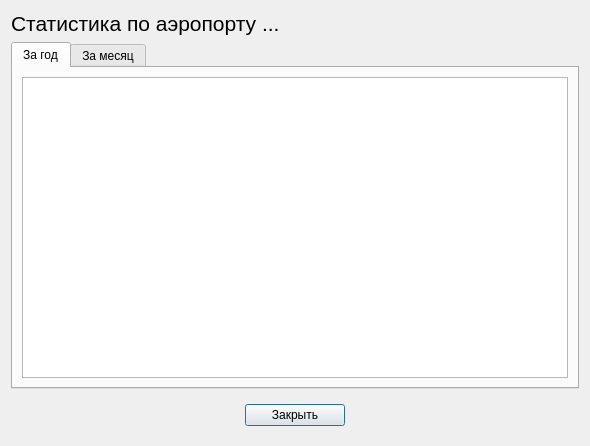
<?xml version="1.0" encoding="UTF-8"?>
<ui version="4.0">
 <class>StatisticDialog</class>
 <widget class="QDialog" name="StatisticDialog">
  <property name="geometry">
   <rect>
    <x>0</x>
    <y>0</y>
    <width>590</width>
    <height>446</height>
   </rect>
  </property>
  <property name="windowTitle">
   <string>Инспектор аэропортов</string>
  </property>
  <layout class="QVBoxLayout" name="verticalLayout">
   <item>
    <widget class="QLabel" name="lb_header">
     <property name="font">
      <font>
       <pointsize>16</pointsize>
      </font>
     </property>
     <property name="text">
      <string>Статистика по аэропорту ...</string>
     </property>
     <property name="margin">
      <number>3</number>
     </property>
    </widget>
   </item>
   <item>
    <widget class="QTabWidget" name="tw_statistics">
     <property name="currentIndex">
      <number>0</number>
     </property>
     <widget class="QWidget" name="tb_year">
      <attribute name="title">
       <string>За год</string>
      </attribute>
      <layout class="QVBoxLayout" name="verticalLayout_2">
       <item>
        <widget class="QChartView" name="cv_yearChartView"/>
       </item>
      </layout>
     </widget>
     <widget class="QWidget" name="tb_month">
      <attribute name="title">
       <string>За месяц</string>
      </attribute>
      <layout class="QGridLayout" name="gridLayout">
       <item row="0" column="0">
        <widget class="QLabel" name="lb_month">
         <property name="text">
          <string>Выберите месяц</string>
         </property>
        </widget>
       </item>
       <item row="0" column="1">
        <widget class="QComboBox" name="cb_month">
         <property name="minimumSize">
          <size>
           <width>150</width>
           <height>0</height>
          </size>
         </property>
        </widget>
       </item>
       <item row="0" column="2">
        <spacer name="horizontalSpacer">
         <property name="orientation">
          <enum>Qt::Horizontal</enum>
         </property>
         <property name="sizeHint" stdset="0">
          <size>
           <width>292</width>
           <height>20</height>
          </size>
         </property>
        </spacer>
       </item>
       <item row="1" column="0" colspan="3">
        <widget class="QChartView" name="cv_monthChartView"/>
       </item>
      </layout>
     </widget>
    </widget>
   </item>
   <item>
    <widget class="QWidget" name="w_bottom" native="true">
     <layout class="QHBoxLayout" name="horizontalLayout">
      <item>
       <widget class="QPushButton" name="pb_close">
        <property name="maximumSize">
         <size>
          <width>100</width>
          <height>16777215</height>
         </size>
        </property>
        <property name="text">
         <string>Закрыть</string>
        </property>
       </widget>
      </item>
     </layout>
    </widget>
   </item>
  </layout>
 </widget>
 <customwidgets>
  <customwidget>
   <class>QChartView</class>
   <extends>QGraphicsView</extends>
   <header>QChartView</header>
  </customwidget>
 </customwidgets>
 <resources/>
 <connections/>
</ui>
